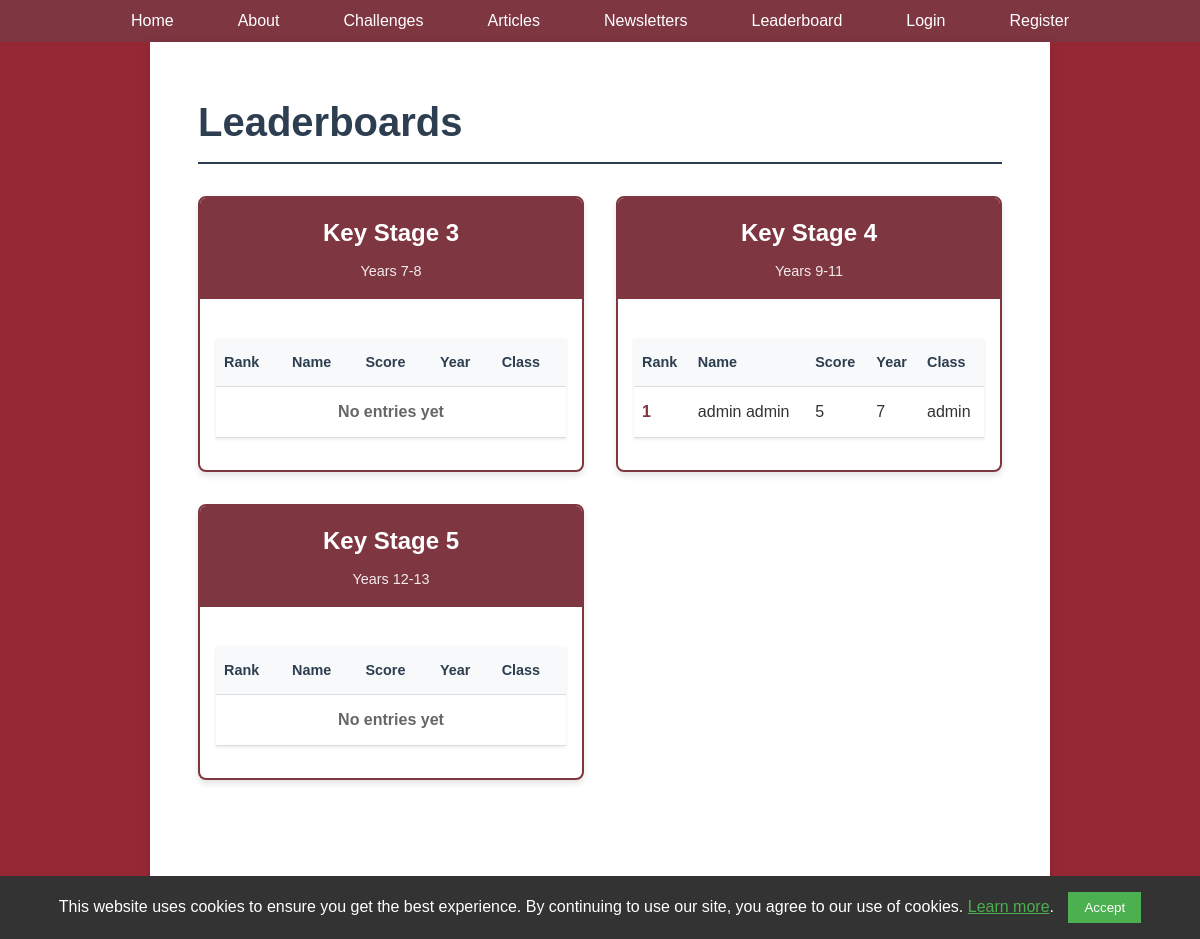
The app's page /leaderboard with its own data.
### app/models.py (models this page shows, shortened)
class LeaderboardEntry(db.Model):
    id = db.Column(db.Integer, primary_key=True)
    user_id = db.Column(db.Integer, db.ForeignKey("users.id"), nullable=False)
    score = db.Column(db.Integer, default=0)
    last_updated = db.Column(db.DateTime, nullable=False, default=datetime.utcnow)
    key_stage = db.Column(db.String(3), nullable=False, index=True)
    user = db.relationship(
        "User", backref=db.backref("leaderboard_entries", cascade="all, delete-orphan")
    )

class User(UserMixin, db.Model):
    __tablename__ = "users"
    id = db.Column(db.Integer, primary_key=True)
    full_name = db.Column(db.String(100), nullable=False)
    year = db.Column(db.Integer)
    maths_class = db.Column(db.String(100))
    password_hash = db.Column(db.String(128))
    is_admin = db.Column(db.Boolean, default=False)
    key_stage = db.Column(db.String(3), nullable=False, index=True)
    submissions = db.relationship(
        "AnswerSubmission", backref="user", lazy=True, cascade="all, delete-orphan"
    )
    articles = db.relationship(
        "Article", backref="author", lazy="dynamic", cascade="all, save-update"
    )

### app/main/routes.py (the view)
@bp.route("/leaderboard")
def leaderboard():
    ks3_entries = (
        LeaderboardEntry.query.join(User)
        .filter(LeaderboardEntry.key_stage == 'KS3')
        .order_by(LeaderboardEntry.score.desc())
        .limit(10)
        .all()
    )
    ks4_entries = (
        LeaderboardEntry.query.join(User)
        .filter(LeaderboardEntry.key_stage == 'KS4')
        .order_by(LeaderboardEntry.score.desc())
        .limit(10)
        .all()
    )
    ks5_entries = (
        LeaderboardEntry.query.join(User)
        .filter(LeaderboardEntry.key_stage == 'KS5')
        .order_by(LeaderboardEntry.score.desc())
        .limit(10)
        .all()
    )
    return render_template(
        "main/leaderboard.html",
        title="Leaderboards",
        ks3_entries=ks3_entries,
        ks4_entries=ks4_entries,
        ks5_entries=ks5_entries
    )

### app/templates/main/leaderboard.html
{% extends "base.html" %}
{% block content %}
<div class="leaderboard-container">
    <h1>Leaderboards</h1>
    <div class="key-stage-leaderboards">
        <div class="key-stage-section">
            <div class="key-stage-header">
                <h2>Key Stage 3</h2>
                <p>Years 7-8</p>
            </div>
            <div class="leaderboard-content">
                <table>
                    <thead>
                        <tr>
                            <th>Rank</th>
                            <th>Name</th>
                            <th>Score</th>
                            <th>Year</th>
                            <th>Class</th>
                        </tr>
                    </thead>
                    <tbody>
                        {% for entry in ks3_entries %}
                        <tr>
                            <td>{{ loop.index }}</td>
                            <td>{{ entry.user.full_name }}</td>
                            <td>{{ entry.score }}</td>
                            <td>{{ entry.user.year }}</td>
                            <td>{{ entry.user.maths_class }}</td>
                        </tr>
                        {% else %}
                        <tr>
                            <td colspan="5" style="text-align: center; color: #666;">No entries yet</td>
                        </tr>
                        {% endfor %}
                    </tbody>
                </table>
            </div>
        </div>
        <div class="key-stage-section">
            <div class="key-stage-header">
                <h2>Key Stage 4</h2>
                <p>Years 9-11</p>
            </div>
            <div class="leaderboard-content">
                <table>
                    <thead>
                        <tr>
                            <th>Rank</th>
                            <th>Name</th>
                            <th>Score</th>
                            <th>Year</th>
                            <th>Class</th>
                        </tr>
                    </thead>
                    <tbody>
                        {% for entry in ks4_entries %}
                        <tr>
                            <td>{{ loop.index }}</td>
                            <td>{{ entry.user.full_name }}</td>
                            <td>{{ entry.score }}</td>
                            <td>{{ entry.user.year }}</td>
                            <td>{{ entry.user.maths_class }}</td>
                        </tr>
                        {% else %}
                        <tr>
                            <td colspan="5" style="text-align: center; color: #666;">No entries yet</td>
                        </tr>
                        {% endfor %}
                    </tbody>
                </table>
            </div>
        </div>
        <div class="key-stage-section">
            <div class="key-stage-header">
                <h2>Key Stage 5</h2>
                <p>Years 12-13</p>
            </div>
            <div class="leaderboard-content">
                <table>
                    <thead>
                        <tr>
                            <th>Rank</th>
                            <th>Name</th>
                            <th>Score</th>
                            <th>Year</th>
                            <th>Class</th>
                        </tr>
                    </thead>
                    <tbody>
                        {% for entry in ks5_entries %}
                        <tr>
                            <td>{{ loop.index }}</td>
                            <td>{{ entry.user.full_name }}</td>
                            <td>{{ entry.score }}</td>
                            <td>{{ entry.user.year }}</td>
                            <td>{{ entry.user.maths_class }}</td>
                        </tr>
                        {% else %}
                        <tr>
                            <td colspan="5" style="text-align: center; color: #666;">No entries yet</td>
                        </tr>
                        {% endfor %}
                    </tbody>
                </table>
            </div>
        </div>
    </div>
</div>
{% endblock %}

### app/static/css/main.css (style rules this page uses)
* { margin: 0; padding: 0; box-sizing: border-box; }
body { font-family: Arial, sans-serif; line-height: 1.6; color: #333; background-color: #962835; min-height: 100vh; display: flex; flex-direction: column; }
h1, h2, h3 { margin-bottom: 1rem; color: #2c3e50; }
h1 { font-size: 2.5rem; border-bottom: 2px solid #2c3e50; padding-bottom: 0.5rem; }
table { width: 100%; border-collapse: collapse; margin-bottom: 1rem; }
th, td { padding: 0.75rem; text-align: left; border-bottom: 1px solid #ddd; }
th { background-color: #f2f2f2; font-weight: bold; }
.leaderboard-container { max-width: 1200px; margin: 0 auto; padding: 2rem; }
.key-stage-leaderboards { display: grid; grid-template-columns: repeat(auto-fit, minmax(350px, 1fr)); gap: 2rem; margin-top: 2rem; }
.key-stage-section { background-color: #fff; border: 2px solid #7e3641; border-radius: 8px; overflow: hidden; box-shadow: 0 4px 6px rgba(0,0,0,0.1); }
.key-stage-header { background-color: #7e3641; color: #fff; padding: 1rem; text-align: center; }
.key-stage-header h2 { margin: 0 0 0.5rem 0; color: #fff; border: none; font-size: 1.5rem; }
.key-stage-header p { margin: 0; opacity: 0.9; font-size: 0.9rem; }
.leaderboard-content { padding: 1rem; }
.leaderboard-content table { width: 100%; border-collapse: collapse; }
.leaderboard-content th, .leaderboard-content td { padding: 0.75rem 0.5rem; text-align: left; border-bottom: 1px solid #ddd; }
.leaderboard-content th { background-color: #f8f9fa; font-weight: bold; color: #2c3e50; font-size: 0.9rem; }
.leaderboard-content td:first-child { font-weight: bold; color: #7e3641; }
table { margin-top: 1.5rem; box-shadow: 0 1px 3px rgba(0, 0, 0, 0.1); }
th, td { padding: 1rem; }
th { background-color: #f8f9fa; font-weight: 600; }

### records on screen
LeaderboardEntry: user.full_name "admin admin", score "5", user.year "7", user.maths_class "admin"
